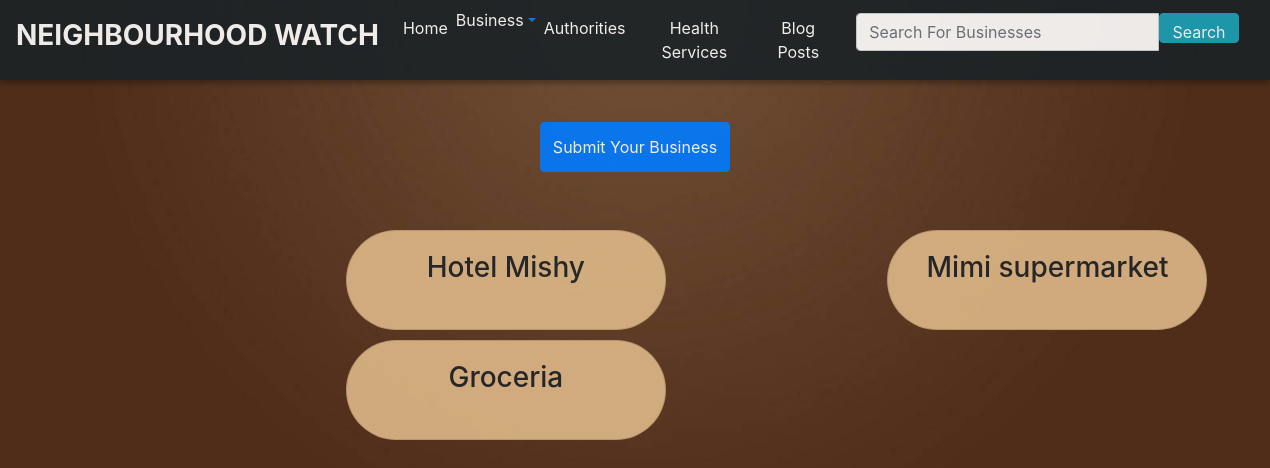
Page /kiamunyiB/ on the committed database.
### neighbourhood/models.py (models this page shows, shortened)
class Business(models.Model):
    name = models.CharField(max_length=100)
    email = models.EmailField()
    logo = models.ImageField(upload_to='businesslogo/')
    description = HTMLField()
    neighbourhood = models.ForeignKey(Neighbourhood,related_name='business', on_delete=models.CASCADE,null=True,blank=True)
    user = models.ForeignKey(User, on_delete=models.CASCADE,null=True,blank=True)
    owner=models.CharField(max_length=250,null=True)

### neighbourhood/views.py (the view)
# urls.py: url(r'kiamunyiB/',views.kiamunyiBusiness,name='kiamunyiB'),
def kiamunyiBusiness(request):
   kiamunyi_neighbourhood = Neighbourhood.objects.get(pk=2)
   businesses =  Business.objects.filter(neighbourhood=kiamunyi_neighbourhood)
   return render(request,'Kiamunyibusiness.html', {'businesses':businesses})

### neighbourhood/templates/Kiamunyibusiness.html (shortened to what this page needs)
{%extends 'index.html'%}
{%load static%}
{%load bootstrap4%}
{%block content%}
<nav class="navbar navbar-expand-lg">
    <a class="navbar-brand" style="color: white;" href="#"><h3><strong>NEIGHBOURHOOD WATCH</strong></h3></a>
        <div class="collapse navbar-collapse" id="navbarTogglerDemo02">
         <ul class="navbar-nav mr-auto smooth-scroll">
          <li class="nav-item">
            <a class="nav-link" href="{%url 'kiamunyi'%}">Home
            </a>
          </li>
          <li class="nav-item">
            <a href="#" class="dropdown-toggle" data-toggle="dropdown" role="button"><span class="bus">Business</span></a>
          </li>
          <li class="nav-item">
            <a class="nav-link" href="{%url 'Kauth'%}" data-offset="90">Authorities</a>
          </li>
          <li class="nav-item">
            <a class="nav-link" href="{%url 'Khealth'%}" data-offset="90">Health Services</a>
          </li>
          <li class="nav-item">
            <a class="nav-link" href="{%url 'KPosts'%}" data-offset="90">Blog Posts</a>
          </li>
        </ul>
       </div>
       <div class="col-sm-4 col-md-4 navbar-right">
        <form class="navbar-form" role="search" action="{% url 'search_results' %}">
          <div class="input-group">
            <input
              type="text"
              class="form-control"
              placeholder="Search For Businesses"
              name="business"
              width="40px"
            />
            <div class="input-group-btn">
              <button
                class="btn btn-info"
                type="submit"
                style="width: 80px; height: 30px; text-align: center"
              >
                Search
              </button>
            </div>
          </div>
        </form>
      </div>
</nav>
<div class="text-center">
  <a href="{% url 'business_form'%}" >
      <button class="btn btn-primary" style="height:50px;  margin-top: -6px;">Submit Your Business</button>
  </a>
</div>
<div class="row">
    {% for business in businesses %}
    <div class="col-md-5" style="position: relative; left:250px; display: flex; justify-content: space-evenly;">
        <div class="card" data-toggle="modal" data-target="#{{business.id}}" style="height: 100px;background-color: burlywood; border-radius: 50px">
            <div class="card-body">
                <h3 class="card-title" style="text-align: center;">{{business.name|truncatechars:19}}</h3>
            </div>
        </div>
    </div>
    {% endfor %}
</div>
  {%endblock%}

### static/styles.css (style rules this page uses)
nav { height: auto; background: #1A2226; text-align: center; box-shadow: 0 3px 6px rgba(0, 0, 0, 0.16), 0 3px 6px rgba(0, 0, 0, 0.23); }
a { color: black; }
.card { width: 20rem; margin-top:10px; border-radius: 50px; background-color: burlywood; }
.nav-link { color: white; }
.bus { color: white; }
.navbar-nav { position:relative; }

### rows in the picture
Business: name "Hotel Mishy"
Business: name "Mimi supermarket"
Business: name "Groceria"
